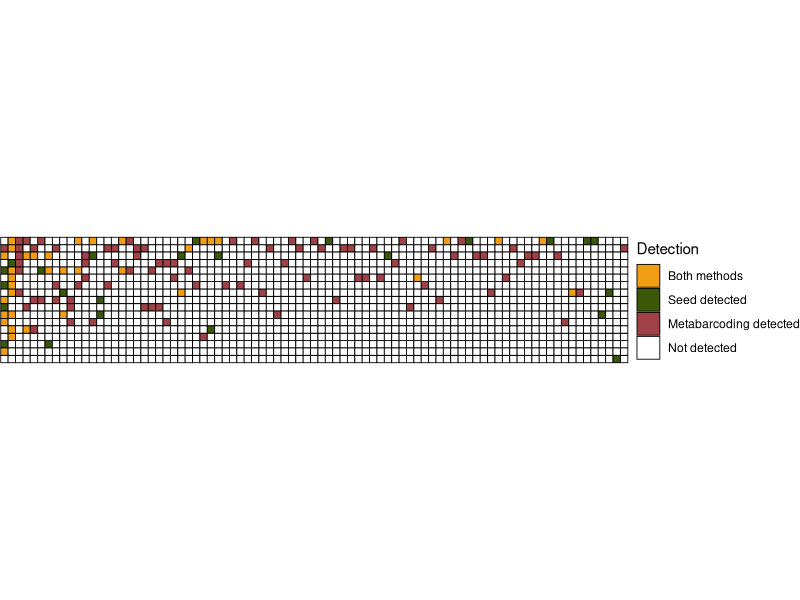
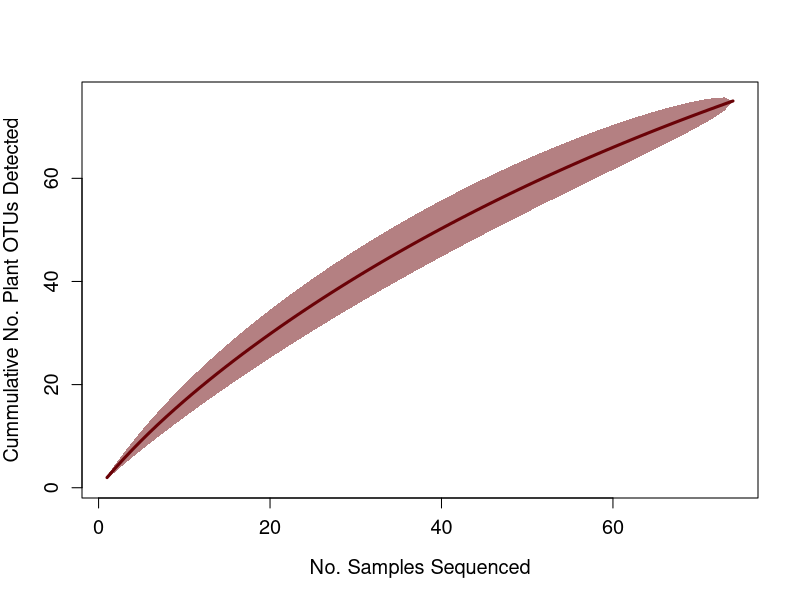

Recreate these plots in R, in order. (Note: this script raises an error after producing the figures.)
# 1. LOAD PACKAGES-----
# a vector listing package names needed 

package.list <- c("here", #so I don't have to deal with setting a WD
                  "vegan", #species accumulation curves
                  "tidyverse", #data cleaning
                  "dplyr", #data cleaning
                  "ggplot2" #plots
                  )


#creating another list of new packages (if there are any)
new.packages <- package.list[!(package.list %in% installed.packages()
                               [,"Package"])]

#installing the packages if they aren't already on the computer
if(length(new.packages)) install.packages(new.packages)

#and loading the packages into R with a for loop
for(i in package.list){library(i, character.only = T)}

# 2. LOAD DATA----

## 2.1 Seed morphology data------
  
#seed count and identification 
seeds <- readr::read_csv(here::here("data", "raw_data",
                                    "droppings_seeds_14MAY2025.csv"))
  
#seed morphospecies 
morpho <- readr::read_csv(here::here("data", "raw_data",
                                     "droppings_seeds_morphotypes_14MAY2025_2.csv"))

## 2.2 Metabarcoding----

#diet data 
metabarcoding <- readr::read_csv(here::here("data","raw_data",
                                            "metabarcoding_14MAY2025.csv"))

## 2.3 Plant taxa traits-----  
genera.traits <- readr::read_csv(here::here("data", "processed_data", 
                                            "genera_traits_14MAY2025.csv"))

# 3. DATA CLEANING AND PREP----
## 3.1 Seed morphology data----

#join seed count and morphospecies data 

#transform into a tibble to facilitate using packages like dyplr 
morpho <- as_tibble(morpho)

#cut excess rows
morpho <- morpho[-(42:987),]

#select columns of interest
subset.morpho <- morpho %>% 
  select(1:5)

#select columns of interest
subset.seeds <- seeds %>% 
  select(1:7)

#merge seed and morphospp data 
seed.morpho <- merge(x=subset.seeds, y=subset.morpho,
                     by="seed_morpho", all.x =T)

## 3.2 Metabarcoding----

#transform into a tibble to facilitate using packages like dyplr 
metabarcoding <- as_tibble(metabarcoding)

#cut excess rows
metabarcoding <- metabarcoding[-(561:1226),]

#cut excess columns
metabarcoding <- metabarcoding[,-(15:32)]

metabarcoding <- metabarcoding %>%
filter(bird_species != "Stilpnia cayana")

## 3.3 Genera traits-----
#transform into a tibble to facilitate using packages like dyplr 
genera.traits <- as_tibble(genera.traits)

#cut excess columns
genera.traits <-genera.traits[,c(2:6)]

# 4 SEED SUMMARY STATISTICS-----
n_distinct(seed.morpho$unique)

n_distinct(seed.morpho$plant_family)

n_distinct(seed.morpho$plant_genus)

n_distinct(seed.morpho$plant_genus_morpho)

n_distinct(seed.morpho %>%
             filter(!plant_genus %in% c("Fabaceae_1", "Amaranthaceae", 
                                        "unknown_2", "unknown_1", "unknown_5", 
                                        "Myrtaceae_1","unknown_3", "unknown_4",
                                        "Myrtaceae_2")) %>%
             pull(plant_genus)
)

sum(seed.morpho$no_seeds)

# 5 METABARCODING SUMMARY STATISTICS----
## 5.1 Fate summaries----

# final fates of each OTU
# 0 means it didn't make the read threshold,
# 1 means is was successful and kept
# 2 means it didn't make the match threshold
# 3 means it wasn't successfully sequenced 
# 4 means it was excluded due to suspected contamination 
# 5 means that it was a blank sample that generated an OTU

sample.fate <- metabarcoding %>%
  filter(!grepl("blank", sample)) %>%
  group_by(sample) %>%
   summarise(
     final_fate = ifelse(any(final_fate == 1), "successful",
                         ifelse(any(final_fate == 0), "insufficient_reads",
                                ifelse(any(final_fate == 2), "insufficient_match",
                                       ifelse(any(final_fate == 3),"unsuccessful_seq", 
                                              ifelse(any(final_fate == 4), "contamination"))))
     ))

#here we summarize, samples only fell into three categories:
#   successful, unsuccessfully sequenced, or had insufficient reads
#   while individual OTUs were deleted due to insufficient match or 
#   contamination, those two were not motives for excluding samples
sample.fate.summary <- sample.fate %>%
  group_by(final_fate) %>%
  summarise(total_samples = n())

# now we summarize the OTU fates

OTU.fate <- metabarcoding %>%
  filter(!grepl("blank", sample)) %>%
  group_by(OTU) %>%
  summarise(
    final_fate = ifelse(any(final_fate == 1), "successful",
                        ifelse(any(final_fate == 0), "insufficient_reads",
                               ifelse(any(final_fate == 2), "insufficient_match",
                                      ifelse(any(final_fate == 3),"unsuccessful_seq", 
                                             ifelse(any(final_fate == 4), "contamination", NA))))     ), 
    no_reads_OTU = max(no_reads_OTU))%>%
  mutate(no_reads_OTU = replace_na(no_reads_OTU, 0))

# create summary of OTU fates
OTU.fate.summary <- OTU.fate %>%
  group_by(final_fate) %>%
  summarise(total_OTUs = n_distinct(OTU), n_reads = sum(no_reads_OTU))

## 5.2 Reads & OTUs before quality filtering ---- 
t.reads <- metabarcoding %>%
  filter(!grepl("blank", sample),!is.na(no_reads_OTU))  %>%
  group_by(OTU) %>%
  summarise(t_reads = sum(no_reads_OTU))

#the sum of reads
sum(t.reads$t_reads)

#the mean number of reads per OTU
mean(t.reads$t_reads)

#the standard deviation of reads
sd(t.reads$t_reads)

# determine the number of OTUs recovered per sample
t.OTU.sample <- metabarcoding %>%
  filter(!grepl("blank", sample),!is.na(no_reads_OTU))  %>%
  group_by(sample) %>%
  summarise(n_OTU = n_distinct(OTU))

#mean number of OTUs recovered per sample
mean(t.OTU.sample$n_OTU)

#SD of number of OTUs recovered per sample
sd(t.OTU.sample$n_OTU)

## 5.3 Reads & OTUs after quality filtering ----- 
t.reads.filtered <- metabarcoding %>%
  filter(final_fate == 1)  %>%
  group_by(OTU) %>%
  summarise(t_reads_filtered = sum(no_reads_OTU))

#the sum of reads
sum(t.reads.filtered$t_reads_filtered)

#the mean number of reads per OTU
mean(t.reads.filtered$t_reads_filtered)

#the standard deviation of reads
sd(t.reads.filtered$t_reads_filtered)

#reads per dropping sample
t.reads.sample.filtered <- metabarcoding %>%
  filter(final_fate == 1)  %>%
  group_by(sample) %>%
  summarise(t_reads_sample_filtered = sum(no_reads_OTU))

mean(t.reads.sample.filtered$t_reads_sample_filtered)

sd(t.reads.sample.filtered$t_reads_sample_filtered)

#OTUs per dropping sample
t.OTU.sample.filtered <- metabarcoding %>%
  filter(final_fate == 1)  %>%
  group_by(sample) %>%
  summarise(n_OTU_filtered = n_distinct(OTU))

mean(t.OTU.sample.filtered$n_OTU_filtered)

sd(t.OTU.sample.filtered$n_OTU_filtered)

## 5.4 Plant taxa----


n.OTU <- metabarcoding %>%
  filter(!grepl("blank", sample), !is.na(no_reads_OTU)) %>%
  filter(final_fate == 1)  

n_distinct(n.OTU$OTU)

n_distinct(n.OTU %>%
             filter(!plant_genus %in% c("Serjania/Paullinia", "Lippia/Lantana")) %>%
             pull(OTU)
)

n.OTU %>%
  filter(plant_genus %in% c("Serjania/Paullinia")) %>%
  summarise(n_OTUs = n_distinct(OTU))


n.plants <- metabarcoding %>%
  filter(!grepl("blank", sample), !is.na(OTU)) %>%
  filter(final_fate == 1)  %>%
  group_by(plant_family, plant_genus) %>%
  summarise(n_plant_fam = n_distinct(sample), 
            n_plant_genera = n_distinct(sample))

n_distinct(n.plants$plant_family)

n_distinct(n.plants$plant_genus)

n_distinct(n.plants %>%
             filter(!plant_genus %in% c("Serjania/Paullinia", "Lippia/Lantana")) %>%
             pull(plant_genus)
)



# 6 DIET HEATMAP ----
meta.sum <- metabarcoding %>%
  filter(final_fate == 1) %>%
  select(2, 3, 12) %>%
  mutate(Method = "metabarcoding", Detected = 1)


seed.sum <- seed.morpho %>%
  select(4, 5, 10) %>%
  mutate(Method = "seed", Detected = 1)


# Bind the datasets and account for both methods
combined_interaction <- bind_rows(seed.sum, meta.sum)

# Ensure that bird_species and plant_genus are characters
summary_interaction <- combined_interaction %>%
  mutate(
    bird_species = as.character(bird_species),
    plant_genus = as.character(plant_genus)
  )

# Now check if both methods (seed and metabarcoding) exist for each bird/plant pair
summary_interaction <- summary_interaction %>%
  group_by(bird_species, plant_genus) %>%
  mutate(
    Method = ifelse(
      "seed" %in% Method & "metabarcoding" %in% Method, "both",  # If both methods are present
      ifelse("seed" %in% Method, "seed", "metabarcoding")     # Else, assign the present method
    )
  ) %>%
  ungroup()

# Create a complete grid, filling missing combinations with no_seed and Detected = 0
full_data <- summary_interaction %>%
  complete(bird_species, plant_genus, fill = list(Method = "no_detection", Detected = 0))


# Ensure unique bird_species / plant_genus / sample combinations
unique_data <- full_data %>%
  distinct(bird_species, plant_genus, sample, .keep_all = TRUE)


summary_interaction <- full_data %>%
  group_by(bird_species, plant_genus) %>%
  summarise(
    n_samples = sum(!is.na(sample)),  # Count non-NA samples
    Method = first(Method),
    .groups = "drop"
  )

n_distinct(summary_interaction$plant_genus)

detection_colors <- c(
  "both" = "#F19E14",               # teal
  "seed" = "#3B5708",         # mediumseagreen
  "metabarcoding" = "#9F4147",# maroon
  "no_detection" = "white"         # empty grid
)


# Reorder bird_species from most to fewest plant detections
summary_interaction <- summary_interaction %>%
  group_by(bird_species) %>%
  mutate(total_detections_bird = sum(n_samples > 0, na.rm = TRUE)) %>%
  ungroup() %>%
  mutate(bird_species = fct_reorder(bird_species, total_detections_bird, .desc = F))

# Reorder plant_genus from most to fewest detections across birds
summary_interaction <- summary_interaction %>%
  group_by(plant_genus) %>%
  mutate(total_detections_plant = sum(n_samples > 0, na.rm = TRUE)) %>%
  ungroup() %>%
  mutate(plant_genus = fct_reorder(plant_genus, total_detections_plant, .desc = TRUE))



diet_heatmap <- ggplot(summary_interaction, aes(x = plant_genus, y = bird_species)) +
  geom_tile(aes(fill = Method), color = "black", lwd = 0.3, linetype = 1) +
  
  # Apply color palette for detection methods
  scale_fill_manual(
    values = detection_colors,  # Use the colors defined for each detection type
    name = "Detection",
    guide = "legend", 
    breaks = names(detection_colors),  # Use the names of the colors (detection types)
    labels = c("Both methods", "Seed detected", "Metabarcoding detected", "Not detected")  # Custom labels
  ) +
  
  theme_minimal() +
  theme(
    panel.grid = element_blank(),
    axis.text.x = element_text(angle = 90, vjust = 0.5, hjust=1)
    ) +
  coord_fixed(ratio = 1) +
  labs(x = "Plant Genus", y = "Bird Species")

diet_heatmap + theme_void() 

# 7 PLANT TAXA TRAITS-----

genera.traits.new.filtered <- genera.traits %>%
  filter(!is.na(growth_form))

origin.summary <- genera.traits.new.filtered %>%
  group_by(origin) %>%
  summarise(n_genera = n_distinct(plant_genus), .groups = "drop")

growth.form.summary <- genera.traits.new.filtered %>%
  group_by(growth_form) %>%
  summarise(n_genera = n_distinct(plant_genus), .groups = "drop")

fruit.type.summary <- genera.traits.new.filtered %>%
  group_by(fruit_type) %>%
  summarise(n_genera = n_distinct(plant_genus), .groups = "drop")

## accumulation curve ------

sample.summary.2 <- metabarcoding %>%
  filter(final_fate == 1) %>%
  group_by(plant_genus, sample) %>%
  reframe(n = n_distinct(sample),
  )

dna_colcurve <- sample.summary.2 %>%
  pivot_wider(names_from = plant_genus, 
              values_from = n) %>%
  column_to_rownames(var = "sample")

dna_colcurve[is.na(dna_colcurve)] <- 0


dna_colcurve.plot <- specaccum(dna_colcurve, method="rarefaction")

cummspp <- plot(dna_colcurve.plot, ci.type="poly", col="#6A0207", lwd=3, ci.lty=0, 
                ci.col=alpha("#6A0207", 0.5),
                xlab = "No. Samples Sequenced", 
                ylab = "Cummulative No. Plant OTUs Detected",
                cex.lab = 1.2, cex.axis =1.2) 

## scrap-----
## metabarcoding.genera <- metabarcoding %>%
filter(final_fate == 1) %>%
  group_by(plant_family) %>%
  reframe(plant_genus = unique(plant_genus))

n_distinct(metabarcoding.genera$plant_family)

n_distinct(metabarcoding.genera$plant_genus)

metabarcoding.genera.traits <- merge(x=metabarcoding.genera, y=genera.traits,
                                     by="plant_genus", all.y =F)

write.csv(metabarcoding.genera.traits, here::here( "results",
                                                   "genera_traits_XXXX.csv"))



#confirm number of unique samples that were sent for sequencing 
unique_samples <- metabarcoding %>% 
  filter(!grepl("blank", sample)) %>%
  reframe(n = n_distinct(sample)) #103 samples sent for sequencing
#2 test samples
#30 the first round
#36 the second round 
#36 the third round 

#check number of samples successfully sequences (resulted in OTUs)
unique_samples_successful <- metabarcoding %>% 
  filter(final_fate ==1) %>%
  reframe(unique(sample)) #74 samples successfully sequenced and 
#not cut due to insufficient reads